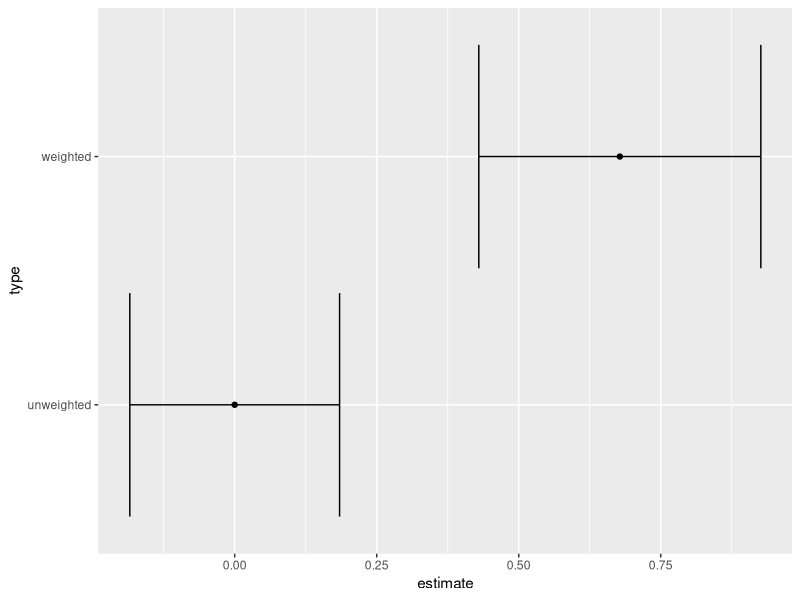

Reproduce this figure in R.
# r2py crawler metadata
# package: broom
# source_type: rd_example
# topic: tidy.kappa.Rd
# source_file: C:\Users\bened\AppData\Local\R\win-library\4.5\broom\help
# lines: 23

suppressPackageStartupMessages(library(broom))
if (rlang::is_installed(c("psych", "ggplot2"))) withAutoprint({ # examplesIf

# load libraries for models and data
library(psych)

# generate example data
rater1 <- 1:9
rater2 <- c(1, 3, 1, 6, 1, 5, 5, 6, 7)

# fit model
ck <- cohen.kappa(cbind(rater1, rater2))

# summarize model fit with tidiers + visualization
tidy(ck)

# graph the confidence intervals
library(ggplot2)

ggplot(tidy(ck), aes(estimate, type)) +
  geom_point() +
  geom_errorbarh(aes(xmin = conf.low, xmax = conf.high))
}) # examplesIf
